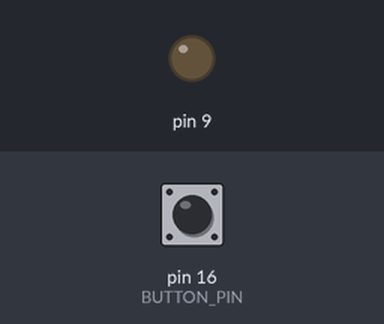
The sketch below on a simulated Arduino Uno, built with avr-gcc and run on an emulated ATmega328P. Parts: output pins drawn as LEDs (lit = HIGH). Inputs (shaded band) come from the test bench; at power-on: pin 16 (BUTTON_PIN) HIGH.

Above: at 1.2 s.
1.3 s: pin 16 (BUTTON_PIN) pulled LOW for 0.15 s
At 2.2 s:
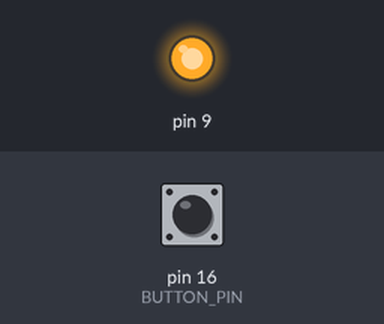
Timing chart, 0 to 4.3 s (numbered marks = the images above; inputs shaded):
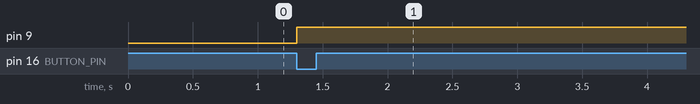

Measured:
- after the input at 1.3 s, pin 9: LOW → HIGH at once

The sketch:

rd_pushbutton_once.ino
```cpp
/*******************************************************************************
filename: rd_pushbutton_once.ino
author:   Augustine (github: mr-augustine)
          http://pushbuttonrobotics.weebly.com/
date:     18 May 2014

The rd_pushbutton_once sketch turns on an LED when a pushbutton switch is
pressed. This sketch only activates the LED after the first button press. Use a
momentary pushbutton with this sketch. If you use a push on/off button, you
have to remember to retoggle the button to the OFF position before you start
the sketch again.

This sketch was written to mimic Rocksteady's timing setup and main function.
The pushbutton feature is just one part of the larger Rocksteady framework.
*******************************************************************************/
volatile uint8_t timer1_overflow = 0;

// The main loop period is in units of TIMER1 counts. TIMER1 is configured to
// run at 250 kHz by prescaling the Arduino's main timer by 64. (16 MHz / 64 =
// 250,000 Hz). Our desired loop rate is 40 Hz, therefore our loop period
// (expressed as TIMER1 ticks) will be 250,000 Hz / 40 Hz = 6250 ticks per loop.
#define LOOP_PERIOD 6250

#define BUTTON_PIN (1 << 2)
#define LED_PIN (1 << 1)

uint32_t loop_counter;
uint8_t button_pressed;

void update_pushbutton(void);

ISR(TIMER1_OVF_vect)
{
  timer1_overflow = 1;
}

void setup() {
  // temporarily disable pin change interrupts
  PCICR = 0;
  // temporarily disable pin change interrupts on PCINT[14:8] - all Analog Pins
  PCMSK1 = 0;

  // configure the pushbutton pin as an input pin (Analog Pin 2, PCINT10).
  // nothing else is plugged into the analog pins, so make them inputs as well.
  DDRC = 0;

  // turn on the pull-up resistor for the pushbutton pin
  // PC0 (A0) -> input, not used
  // PC1 (A1) -> input, not used
  // PC2 (A2) -> input, pushbutton
  // PC3 (A3) -> input, not used
  // PC4 (A4) -> input, not used
  // PC5 (A5) -> input, not used
  // PC5 (reset button)
  PORTC = 0b0000100;


  // configure the LED pin as an output pin (Digital Pin 9)
  DDRB = 0b00000010;

  // turn off the pull-up resistor for the LED pin
  // PB0 ( 8) -> input, not used
  // PB1 ( 9) -> output, LED
  // PB2 (10) -> input, not used
  // PB3 (11) -> input, not used
  // PB4 (12) -> input, not used
  // PB5 (13) -> input, not used
  // PB6 (crystal)
  // PB7 (crystal)
  PORTB = 0;

  // none of the port D pins are used so we can disable the pull-ups
  // and set them as input pins
  PORTD = 0;
  DDRD = 0;

  // configure TIMER1 for prescaler of 64
  TCCR1A = 0;
  TCCR1B = 0b00000011;
  TCCR1C = 0;
  TIMSK1 = 0;

  interrupts();

  // enable TIMER1 overflow interrupts
  TIMSK1 = 0b00000001;
  loop_counter = 0;
}

void loop() {
  TCNT1 = 0;

  loop_counter += 1;
  timer1_overflow = 0;

  update_pushbutton();

  /*
     If there's still time to spare during the loop period, the program will
     sit in this while-loop and wait until the TIMER1 value reaches the
     loop period count. If instead the loop is running really slow (i.e.,
     TIMER1 counted all the way up to its TOP value: 249,999), then the
     program will immediately restart the loop() function. Since this main loop
     is very small, we shouldn't have to worry about this. The segment below
     is a carry-over from Rocksteady.
  */
  while (1) {
    if (timer1_overflow) {
      return;
    }

    if (TCNT1 > LOOP_PERIOD) {
      return;
    }
  }
}

void update_pushbutton() {
  // if the button pin is HI, then the button wasn't pressed; so keep the LED
  // OFF. this pin will normally be HI since the pullup resistor is turned ON
  if (PINC & BUTTON_PIN) {
    button_pressed = 0;
    PORTB |= (0 << 1);
  }

  // if the pin goes LOW, then the button was pressed
  else {
    button_pressed = 1;
    PORTB |= (1 << 1);
  }
}
```
